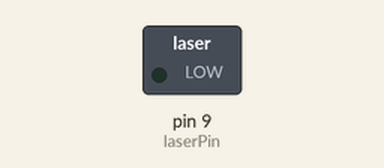
Recording of a sketch running on a simulated Arduino Uno, built with avr-gcc and run on an emulated ATmega328P. Parts: switched loads named in the sketch (green lamp = pin HIGH).

Above: at 1.4 s.
At 10.9 s:
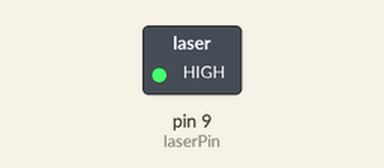
Timing chart, 0 to 11.4 s (numbered marks = the images above):
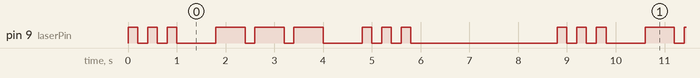

Measured:
- by itself, pin 9 (laserPin): repeats every 8.8 s: 2 × (LOW 0.20 s, HIGH 0.20 s), LOW 0.80 s, 2 × (HIGH 0.60 s, LOW 0.20 s), HIGH 0.60 s, LOW 0.80 s, 2 × (HIGH 0.20 s, LOW 0.20 s), HIGH 0.20 s, LOW 3.0 s, HIGH 0.20 s
- by itself, everything shown: repeats every 8.8 s, in 18 steps

The sketch:

LASERSOS-V1-BUENO.ino
```cpp
// Definir el pin del láser
const int laserPin = 9;

// Duraciones en milisegundos para el código Morse
const int dotDuration = 200;
const int dashDuration = dotDuration * 3;
const int symbolSpace = dotDuration;
const int letterSpace = dotDuration * 3;
const int wordSpace = dotDuration * 7;

void setup() {
  // Configurar el pin del láser como salida
  pinMode(laserPin, OUTPUT);
}

void loop() {
  // Enviar señal SOS en código Morse: ... --- ...
  sendSOS();
  delay(wordSpace); // Esperar antes de repetir la señal SOS
}

void sendSOS() {
  // Enviar S: ...
  sendDot();
  sendDot();
  sendDot();
  delay(letterSpace); // Espacio entre letras

  // Enviar O: ---
  sendDash();
  sendDash();
  sendDash();
  delay(letterSpace); // Espacio entre letras

  // Enviar S: ...
  sendDot();
  sendDot();
  sendDot();
  delay(wordSpace); // Espacio entre palabras
}

void sendDot() {
  digitalWrite(laserPin, HIGH); // Encender el láser
  delay(dotDuration);           // Esperar la duración del punto
  digitalWrite(laserPin, LOW);  // Apagar el láser
  delay(symbolSpace);           // Espacio entre símbolos
}

void sendDash() {
  digitalWrite(laserPin, HIGH); // Encender el láser
  delay(dashDuration);          // Esperar la duración de la raya
  digitalWrite(laserPin, LOW);  // Apagar el láser
  delay(symbolSpace);           // Espacio entre símbolos
}
```
